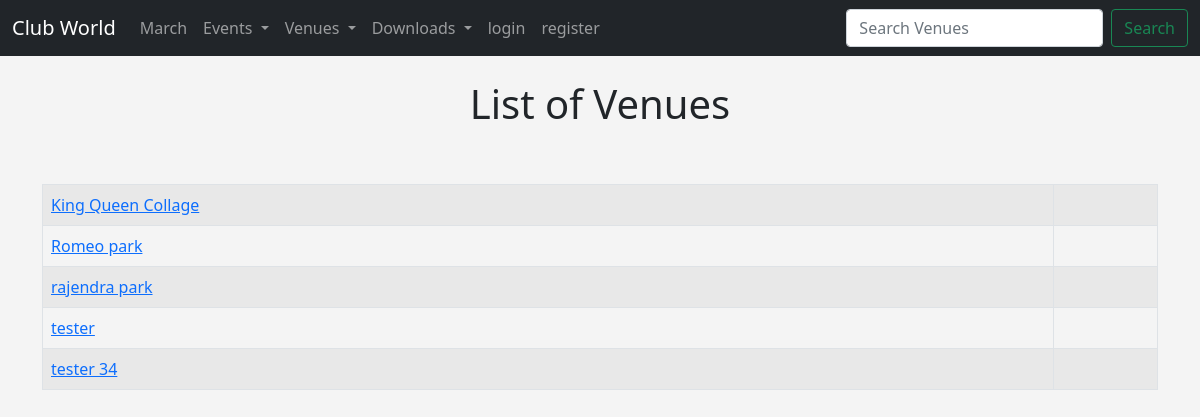
The page /venue_list on the database its author committed.
### events/models.py (models this page shows)
class Venue(models.Model):
    name =  models.CharField("Venue Name", max_length=25)
    address =models.CharField(max_length=100)
    zip_code = models.CharField("Zip Code",max_length=6)
    phone = models.CharField("Contact Phone",max_length=10, blank=True)
    web = models.URLField("Website Address", blank=True)
    email_address = models.EmailField("Email Address", blank=True)
    def __str__(self):
        return self.name

### events/views.py (the view)
# urls.py: path("venue_list", views.all_venue, name="venue-list"),
def all_venue(request):
     venue = Venue.objects.all().order_by("name")
     return render(request, "events/all_venue.html", {"venue_list":venue})

### events/templates/events/all_venue.html (shortened to what this page needs)
{% extends 'events/base.html' %}
{% block content %}
        <center>
    <h1>List of Venues</h1>
    <br>
    <table class="table table-striped table-hover table-bordered">
        {% for venue in venue_list%}
        <tr>
            <td>
            <a href="{% url 'show-venue' venue.id %}">{{venue}}</a>
            </td>
            <td align="right">
            </td>
        </tr>
        {%endfor%}
    <br>
    </table>
        </center>
{% endblock %}

### events/templates/events/base.html (style rules this page uses)
body { background: #f4f4f4; }

### rows shown on the page
Venue: name "King Queen Collage"
Venue: name "Romeo park"
Venue: name "rajendra park"
Venue: name "tester"
Venue: name "tester 34"
